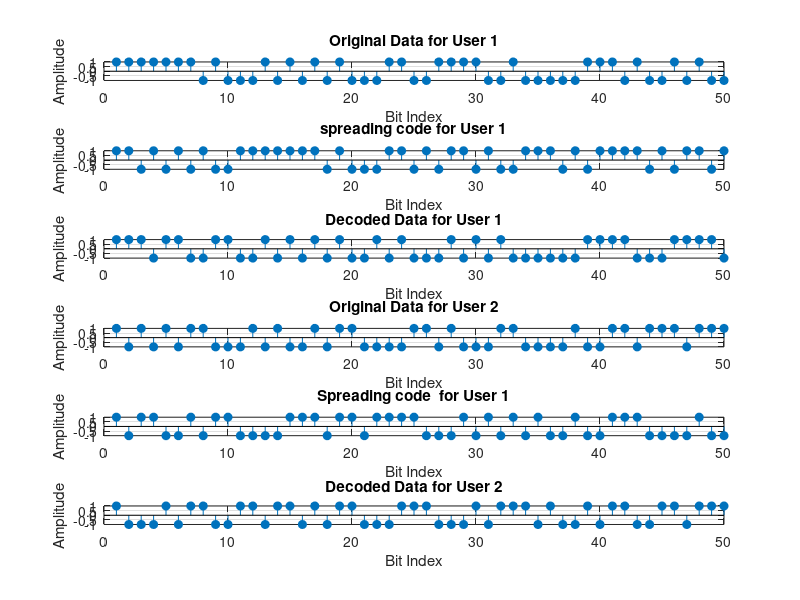

This chart was generated by the following MATLAB code: (Note: this script raises an error after producing the figure.)
clc;
clear;
close all;

% Parameters
N = 100;                 % Number of bits per user
SNR = 15;                % Signal-to-Noise Ratio in dB
users = 2;               % Number of users

Name = input('Program Executed by :','s');

% Generate random binary data for each user
data_user1 = randi([0, 1], 1, N) * 2 - 1;  % BPSK (-1, +1) for user 1
data_user2 = randi([0, 1], 1, N) * 2 - 1;  % BPSK (-1, +1) for user 2

% Generate unique spreading codes (orthogonal codes) for each user
code_user1 = randi([0, 1], 1, N) * 2 - 1;  % Code for user 1
code_user2 = randi([0, 1], 1, N) * 2 - 1;  % Code for user 2

% Spread the data using spreading codes
spread_user1 = data_user1 .* code_user1;
spread_user2 = data_user2 .* code_user2;

% Combine the signals (superposition) to simulate channel transmission
combined_signal = spread_user1 + spread_user2;

% Add noise to the combined signal
noisy_signal = awgn(combined_signal, SNR, 'measured');

% Despreading (decoding) the signal for each user
received_user1 = noisy_signal .* code_user1;
received_user2 = noisy_signal .* code_user2;

% Integrate and detect the signal by summing the despread signals
% over the length of the spreading code
detected_user1 = sign(sum(reshape(received_user1, [], N), 1));
detected_user2 = sign(sum(reshape(received_user2, [], N), 1));

% Adjust the plot length to the actual length of decoded signal
plot_length = min(length(detected_user1), 50);

% Plotting
figure;

% User 1 Data and Decoded Signal
subplot(6,1,1);
stem(data_user1(1:plot_length), 'filled');
title('Original Data for User 1');
xlabel('Bit Index');
ylabel('Amplitude');
grid on;

subplot(6,1,2);
stem(code_user1(1:plot_length), 'filled');
title('spreading code for User 1');
xlabel('Bit Index');
ylabel('Amplitude');
grid on;

subplot(6,1,3);
stem(detected_user1(1:plot_length), 'filled');
title('Decoded Data for User 1');
xlabel('Bit Index');
ylabel('Amplitude');
grid on;

% User 2 Data and Decoded Signal
subplot(6,1,4);
stem(data_user2(1:plot_length), 'filled');
title('Original Data for User 2');
xlabel('Bit Index');
ylabel('Amplitude');
grid on;

subplot(6,1,5);
stem(code_user2(1:plot_length), 'filled');
title('Spreading code  for User 1');
xlabel('Bit Index');
ylabel('Amplitude');
grid on;

subplot(6,1,6);
stem(detected_user2(1:plot_length), 'filled');
title('Decoded Data for User 2');
xlabel('Bit Index');
ylabel('Amplitude');
grid on;

merge=strcat(Name,'-CDMA-',datestr(now,30));
sub_label(merge); % need to include in working directory
print(merge,'-dpdf')